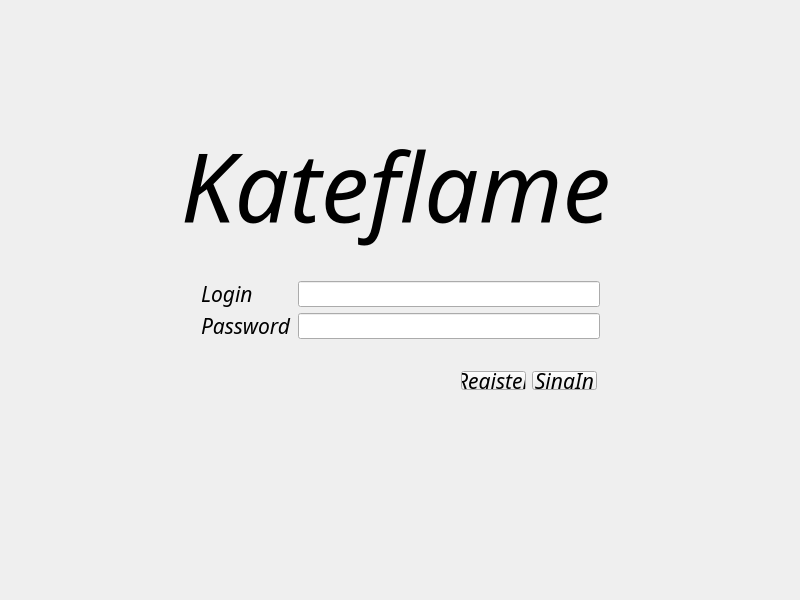
<?xml version="1.0" encoding="UTF-8"?>
<ui version="4.0">
 <class>MainWindow</class>
 <widget class="QMainWindow" name="MainWindow">
  <property name="windowModality">
   <enum>Qt::NonModal</enum>
  </property>
  <property name="geometry">
   <rect>
    <x>0</x>
    <y>0</y>
    <width>800</width>
    <height>600</height>
   </rect>
  </property>
  <property name="sizePolicy">
   <sizepolicy hsizetype="Fixed" vsizetype="Fixed">
    <horstretch>0</horstretch>
    <verstretch>0</verstretch>
   </sizepolicy>
  </property>
  <property name="minimumSize">
   <size>
    <width>800</width>
    <height>600</height>
   </size>
  </property>
  <property name="maximumSize">
   <size>
    <width>800</width>
    <height>600</height>
   </size>
  </property>
  <property name="windowTitle">
   <string>Kateflame</string>
  </property>
  <widget class="QWidget" name="centralWidget">
   <property name="sizePolicy">
    <sizepolicy hsizetype="Minimum" vsizetype="Minimum">
     <horstretch>0</horstretch>
     <verstretch>0</verstretch>
    </sizepolicy>
   </property>
   <property name="minimumSize">
    <size>
     <width>400</width>
     <height>300</height>
    </size>
   </property>
   <property name="baseSize">
    <size>
     <width>800</width>
     <height>600</height>
    </size>
   </property>
   <property name="contextMenuPolicy">
    <enum>Qt::NoContextMenu</enum>
   </property>
   <widget class="QLabel" name="label_3">
    <property name="geometry">
     <rect>
      <x>170</x>
      <y>120</y>
      <width>451</width>
      <height>131</height>
     </rect>
    </property>
    <property name="font">
     <font>
      <family>Vivaldi</family>
      <pointsize>72</pointsize>
      <italic>true</italic>
     </font>
    </property>
    <property name="text">
     <string>Kateflame</string>
    </property>
    <property name="textFormat">
     <enum>Qt::AutoText</enum>
    </property>
    <property name="alignment">
     <set>Qt::AlignCenter</set>
    </property>
   </widget>
   <widget class="QWidget" name="verticalLayoutWidget">
    <property name="geometry">
     <rect>
      <x>190</x>
      <y>270</y>
      <width>421</width>
      <height>80</height>
     </rect>
    </property>
    <layout class="QVBoxLayout" name="verticalLayout">
     <item>
      <layout class="QHBoxLayout" name="horizontalLayout_7">
       <item>
        <layout class="QVBoxLayout" name="verticalLayout_5">
         <item>
          <widget class="QLabel" name="label">
           <property name="font">
            <font>
             <family>Monotype Corsiva</family>
             <pointsize>16</pointsize>
             <weight>50</weight>
             <italic>true</italic>
             <bold>false</bold>
            </font>
           </property>
           <property name="text">
            <string>Login</string>
           </property>
           <property name="wordWrap">
            <bool>false</bool>
           </property>
          </widget>
         </item>
         <item>
          <widget class="QLabel" name="label_2">
           <property name="font">
            <font>
             <family>Monotype Corsiva</family>
             <pointsize>16</pointsize>
             <weight>50</weight>
             <italic>true</italic>
             <bold>false</bold>
            </font>
           </property>
           <property name="text">
            <string>Password</string>
           </property>
          </widget>
         </item>
        </layout>
       </item>
       <item>
        <layout class="QVBoxLayout" name="verticalLayout_4">
         <item>
          <widget class="QLineEdit" name="loginEdit">
           <property name="minimumSize">
            <size>
             <width>0</width>
             <height>0</height>
            </size>
           </property>
           <property name="maximumSize">
            <size>
             <width>322</width>
             <height>30</height>
            </size>
           </property>
          </widget>
         </item>
         <item>
          <widget class="QLineEdit" name="passwordEdit">
           <property name="maximumSize">
            <size>
             <width>322</width>
             <height>30</height>
            </size>
           </property>
           <property name="echoMode">
            <enum>QLineEdit::Password</enum>
           </property>
          </widget>
         </item>
        </layout>
       </item>
      </layout>
     </item>
    </layout>
   </widget>
   <widget class="QWidget" name="layoutWidget">
    <property name="geometry">
     <rect>
      <x>450</x>
      <y>360</y>
      <width>158</width>
      <height>41</height>
     </rect>
    </property>
    <layout class="QHBoxLayout" name="horizontalLayout_8">
     <item>
      <widget class="QPushButton" name="registerButton">
       <property name="font">
        <font>
         <family>Monotype Corsiva</family>
         <pointsize>16</pointsize>
         <italic>true</italic>
        </font>
       </property>
       <property name="text">
        <string>Register</string>
       </property>
      </widget>
     </item>
     <item>
      <widget class="QPushButton" name="singInButton">
       <property name="font">
        <font>
         <family>Monotype Corsiva</family>
         <pointsize>16</pointsize>
         <italic>true</italic>
        </font>
       </property>
       <property name="text">
        <string>SingIn</string>
       </property>
      </widget>
     </item>
    </layout>
   </widget>
   <zorder>layoutWidget</zorder>
   <zorder>label_3</zorder>
   <zorder>verticalLayoutWidget</zorder>
  </widget>
 </widget>
 <layoutdefault spacing="6" margin="11"/>
 <resources/>
 <connections/>
</ui>
